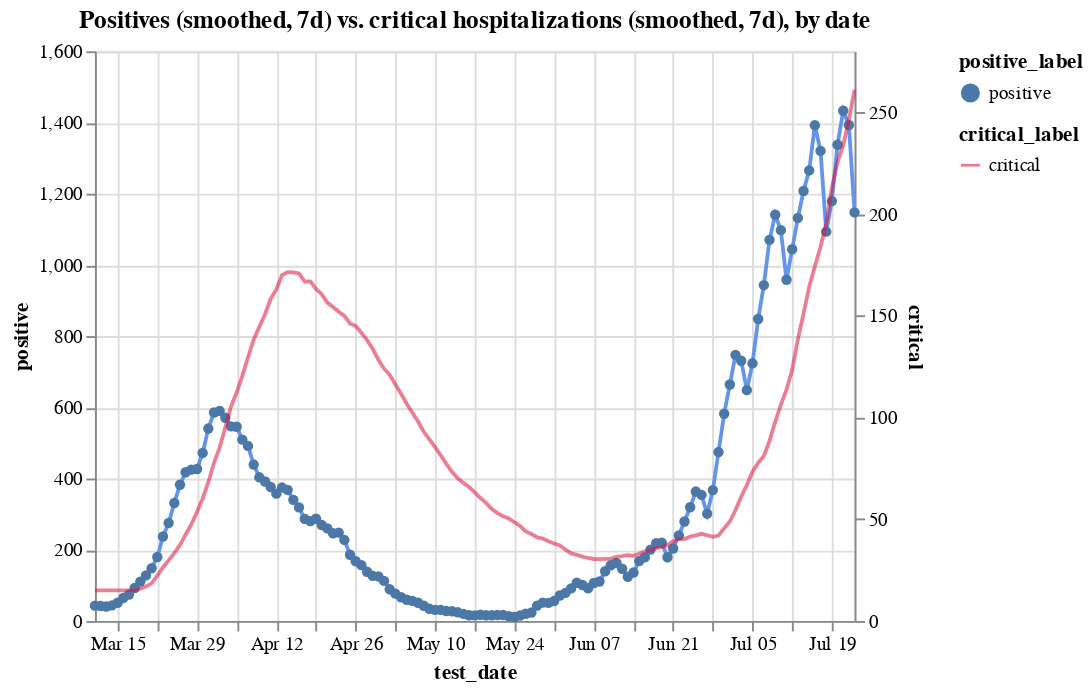

The cell this chart's notebook holds for it:
### Code cell
c1 = alt.Chart(hos_and_rate[hos_and_rate.positive_rate<0.12]
               .assign(positive = lambda x: x.positive.ewm(span=7).mean())
               .assign(positive_label ='positive')).mark_line(color='cornflowerblue').encode(
    x='test_date',
    y='positive',
    tooltip=['test_date', 'positive'],
    shape='positive_label'
)
c2 = alt.Chart(hos_and_rate
               .assign(critical_label='critical')
               .assign(critical = lambda x: x.critical.ewm(span=7).mean())
              ).mark_line(color='crimson').encode(
    x='test_date',
    y='critical',
    tooltip=['test_date', 'critical'],
    opacity='critical_label'
)


alt.layer(c1, c2).resolve_scale(y='independent').properties(title='Positives (smoothed, 7d) vs. critical hospitalizations (smoothed, 7d), by date')

### Figure 1 — Vega-Lite specification as saved in the notebook (floating-point values rounded to 4 significant figures; data arrays with more than 128 entries replaced by an {"elided": "..."} marker saying what was removed)
{"config": {"view": {"continuousWidth": 400, "continuousHeight": 300}}, "layer": [{"data": {"name": "data-37a8213efbf5179420487964db21ac28"}, "mark": {"type": "line", "color": "cornflowerblue"}, "encoding": {"shape": {"type": "nominal", "field": "positive_label"}, "tooltip": [{"type": "temporal", "field": "test_date"}, {"type": "quantitative", "field": "positive"}], "x": {"type": "temporal", "field": "test_date"}, "y": {"type": "quantitative", "field": "positive"}}}, {"data": {"name": "data-92d9550ecf10560b3f6961a4d0563572"}, "mark": {"type": "line", "color": "crimson"}, "encoding": {"opacity": {"type": "nominal", "field": "critical_label"}, "tooltip": [{"type": "temporal", "field": "test_date"}, {"type": "quantitative", "field": "critical"}], "x": {"type": "temporal", "field": "test_date"}, "y": {"type": "quantitative", "field": "critical"}}}], "resolve": {"scale": {"y": "independent"}}, "title": "Positives (smoothed, 7d) vs. critical hospitalizations (smoothed, 7d), by date", "$schema": "https://vega.github.io/schema/vega-lite/v4.8.1.json", "datasets": {"data-37a8213efbf5179420487964db21ac28": {"elided": "135 records"}, "data-92d9550ecf10560b3f6961a4d0563572": {"elided": "135 records"}}}
